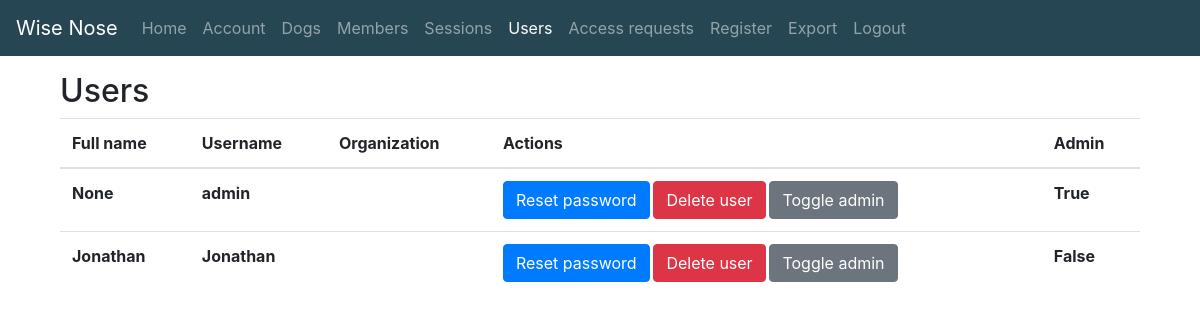
Screenshot of /users (signed in) with the database file from the repository.
### app.py (models this page shows)
class User(db.Model, UserMixin):
    id = db.Column(db.Integer, primary_key=True)
    name = db.Column(db.String(256), nullable=True)
    username = db.Column(db.String(256), unique=True, nullable=False)
    email = db.Column(db.String(256), nullable=False)
    pw_hash = db.Column(db.String(256), nullable=False)
    admin = db.Column(db.Boolean, default=False)
    sessions = db.relationship("Session", back_populates="user")
    samples = db.relationship("Sample", back_populates="user")

### app.py (the view)
@app.route("/users")
def users():
    if current_user.is_authenticated:
        if current_user.admin:
            users = User.query.all()
            return render_template('users.html', users=users)
        flash('You need admin privileges to access this page!', 'danger')
        return redirect(url_for('home'))
    return redirect(url_for('login'))

### app.py (called while the page is built)
@login_manager.user_loader
def load_user(user_id):
    user = User.query.get(int(user_id))
    print("Loaded user: " + str(user))
    return user

@event.listens_for(Engine, "connect")
def set_sqlite_pragma(dbapi_connection, connection_record):
    cursor = dbapi_connection.cursor()
    cursor.execute("PRAGMA foreign_keys=ON")
    cursor.close()

### templates/users.html (shortened to what this page needs)
{% extends 'base.html' %}
{% block body %}
<div class="container">
    <h2 class="page-header">Users</h2>
    <table class="table">
      <thead>
        <th scope="col">Full name</th>
        <th scope="col">Username</th>
        <th scope="col">Organization</th>
        <th scope="col">Actions</th>
        <th scope="col">Admin</th>
      </thead>
      <tbody id="users-table">
      {% for user in users %}
        <tr>
          <th scope="col">{{ user.name }}</th>
          <th scope="col">{{ user.username }}</th>
          <th scope="col">{{ user.organization }}</th>
          <th scope="col">
            <a type="button" href="{{ url_for('change_pw', user_id=user.id) }}" class="btn btn-primary">Reset password</a>
            <a type="button" href="{{ url_for('delete_user', user_id=user.id) }}" class="btn btn-danger">Delete user</a>
            <a type="button" href="{{ url_for('toggle_admin', user_id=user.id) }}" class="btn btn-secondary">Toggle admin</a>
          </th>
          <th scope="col">{{ user.admin }}</th>
        </tr>
    {% endfor %}
      </tbody>
    </table>
  </div>
{% endblock %}

### static/css/theme.css (style rules this page uses)
body { min-height: 75rem; padding-top: 4.5rem; }

### rows the page displays
User: name "None", username "admin", admin "True"
User: name "Jonathan", username "Jonathan", admin "False"
